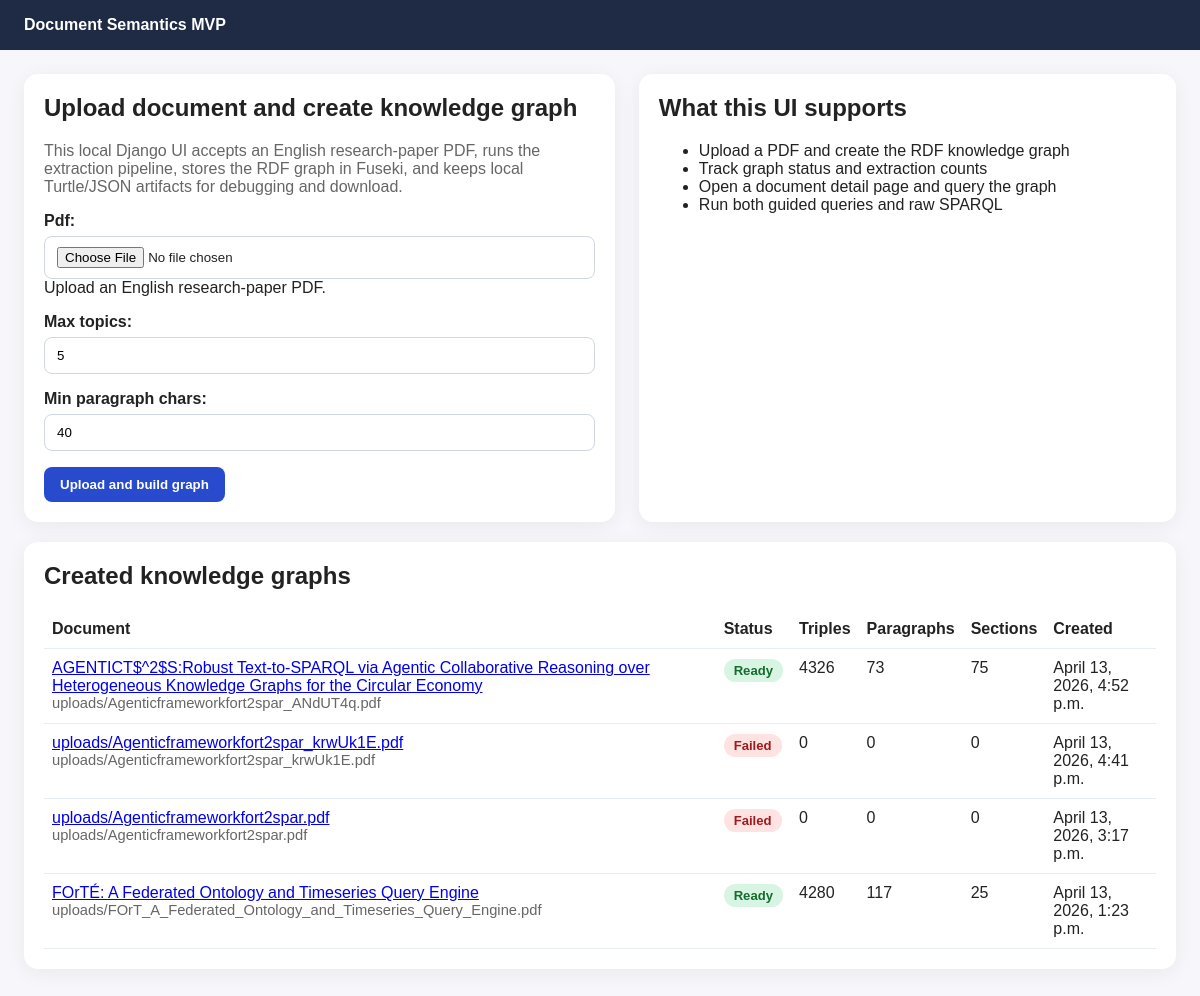
The page / on the database its author committed.
### documents/models.py (models this page shows, shortened)
class DocumentGraph(models.Model):
    class StorageBackend(models.TextChoices):
        FUSEKI = "FUSEKI", "Fuseki"
        FILE = "FILE", "File"
    class Status(models.TextChoices):
        PENDING = "PENDING", "Pending"
        READY = "READY", "Ready"
        FAILED = "FAILED", "Failed"
    title = models.CharField(max_length=500, blank=True)
    source_file = models.FileField(upload_to="uploads/")
    graph_file = models.FileField(upload_to="graphs/", blank=True)
    summary_file = models.FileField(upload_to="summaries/", blank=True)
    graph_uri = models.CharField(max_length=500, blank=True)
    storage_backend = models.CharField(max_length=20, choices=StorageBackend.choices, default=StorageBackend.FUSEKI)
    fuseki_dataset = models.CharField(max_length=200, blank=True)
    status = models.CharField(max_length=20, choices=Status.choices, default=Status.PENDING)
    triple_count = models.PositiveIntegerField(default=0)
    paragraph_count = models.PositiveIntegerField(default=0)
    section_count = models.PositiveIntegerField(default=0)
    error_message = models.TextField(blank=True)
    created_at = models.DateTimeField(auto_now_add=True)
    updated_at = models.DateTimeField(auto_now=True)
    class Meta:
        ordering = ["-created_at"]

### documents/views.py (the view)
# urls.py: path("", views.document_list, name="list"),
def document_list(request):
    documents = DocumentGraph.objects.all()
    form = DocumentUploadForm()
    return render(request, "documents/document_list.html", {"documents": documents, "upload_form": form})

### documents/forms.py
class DocumentUploadForm(forms.Form):
    pdf = forms.FileField(help_text="Upload an English research-paper PDF.")
    max_topics = forms.IntegerField(min_value=1, max_value=10, initial=5)
    min_paragraph_chars = forms.IntegerField(min_value=20, max_value=300, initial=40)

### documents/templates/documents/document_list.html (shortened to what this page needs)
{% extends "documents/base.html" %}
{% block content %}
<div class="grid">
  <div class="card">
    <h2>Upload document and create knowledge graph</h2>
    <p class="muted">This local Django UI accepts an English research-paper PDF, runs the extraction pipeline, stores the RDF graph in Fuseki, and keeps local Turtle/JSON artifacts for debugging and download.</p>
    <form method="post" action="{% url 'documents:upload' %}" enctype="multipart/form-data">
      {{ upload_form.as_p }}
      <button type="submit">Upload and build graph</button>
    </form>
  </div>
  <div class="card">
    <h2>What this UI supports</h2>
    <ul>
      <li>Upload a PDF and create the RDF knowledge graph</li>
      <li>Track graph status and extraction counts</li>
      <li>Open a document detail page and query the graph</li>
      <li>Run both guided queries and raw SPARQL</li>
    </ul>
  </div>
</div>
<div class="card">
  <h2>Created knowledge graphs</h2>
  {% if documents %}
    <table>
      <thead>
        <tr>
          <th>Document</th>
          <th>Status</th>
          <th>Triples</th>
          <th>Paragraphs</th>
          <th>Sections</th>
          <th>Created</th>
        </tr>
      </thead>
      <tbody>
        {% for document in documents %}
          <tr>
            <td>
              <a href="{% url 'documents:detail' document.pk %}">{{ document.title|default:document.source_file.name }}</a>
              <div class="muted small">{{ document.source_file.name }}</div>
            </td>
            <td>
              <span class="badge {% if document.status == 'READY' %}ready{% elif document.status == 'FAILED' %}failed{% else %}pending{% endif %}">{{ document.get_status_display }}</span>
            </td>
            <td>{{ document.triple_count }}</td>
            <td>{{ document.paragraph_count }}</td>
            <td>{{ document.section_count }}</td>
            <td>{{ document.created_at }}</td>
          </tr>
        {% endfor %}
      </tbody>
    </table>
  {% else %}
    <p class="muted">No documents uploaded yet.</p>
  {% endif %}
</div>
{% endblock %}

### documents/templates/documents/base.html (shortened to what this page needs)
<!DOCTYPE html>
<html lang="en">
<head>
</head>
<body>
  <div class="nav"><a href="{% url 'documents:list' %}">Document Semantics MVP</a></div>
  <div class="container">
    {% block content %}{% endblock %}
  </div>
</body>
</html>

### documents/templates/documents/base.html (style rules this page uses)
body { font-family: Arial, sans-serif; margin: 0; background: #f7f7fb; color: #222; }
.container { max-width: 1180px; margin: 0 auto; padding: 24px; }
.nav { background: #1f2a44; color: #fff; padding: 16px 24px; }
.nav a { color: #fff; text-decoration: none; font-weight: bold; }
.grid { display: grid; grid-template-columns: 1.1fr 1fr; gap: 24px; }
.card { background: #fff; border-radius: 14px; padding: 20px; box-shadow: 0 4px 20px rgba(0,0,0,0.06); margin-bottom: 20px; }
.card h2, .card h3 { margin-top: 0; }
.muted { color: #666; }
.small { font-size: 0.92rem; }
label { display: block; margin-top: 12px; font-weight: 600; }
input[type="text"], input[type="number"], input[type="file"], select, textarea { width: 100%; box-sizing: border-box; padding: 10px 12px; margin-top: 6px; border: 1px solid #cfd6e4; border-radius: 8px; }
button { background: #284bce; color: #fff; border: 0; padding: 10px 16px; border-radius: 8px; cursor: pointer; font-weight: 600; }
table { width: 100%; border-collapse: collapse; }
th, td { text-align: left; border-bottom: 1px solid #e9edf4; padding: 10px 8px; vertical-align: top; }
.badge { display: inline-block; padding: 4px 10px; border-radius: 999px; font-size: 0.82rem; font-weight: 700; }
.badge.ready { background: #d8f5e3; color: #146c2e; }
.badge.failed { background: #ffe2e2; color: #9b1c1c; }

### rows shown on the page
DocumentGraph: title "AGENTICT$^2$S:Robust Text-to-SPARQL via Agentic Collaborative Reasoning over Heterogeneous Knowledge Graphs for the Circular Economy", source_file.name "uploads/Agenticframeworkfort2spar_ANdUT4q.pdf", status "Ready", triple_count "4326", paragraph_count "73", section_count "75", created_at "April 13, 2026, 4:52 p.m."
DocumentGraph: title "uploads/Agenticframeworkfort2spar_krwUk1E.pdf", source_file.name "uploads/Agenticframeworkfort2spar_krwUk1E.pdf", status "Failed", triple_count "0", paragraph_count "0", section_count "0", created_at "April 13, 2026, 4:41 p.m."
DocumentGraph: title "uploads/Agenticframeworkfort2spar.pdf", source_file.name "uploads/Agenticframeworkfort2spar.pdf", status "Failed", triple_count "0", paragraph_count "0", section_count "0", created_at "April 13, 2026, 3:17 p.m."
DocumentGraph: title "FOrTÉ: A Federated Ontology and Timeseries Query Engine", source_file.name "uploads/FOrT_A_Federated_Ontology_and_Timeseries_Query_Engine.pdf", status "Ready", triple_count "4280", paragraph_count "117", section_count "25", created_at "April 13, 2026, 1:23 p.m."
